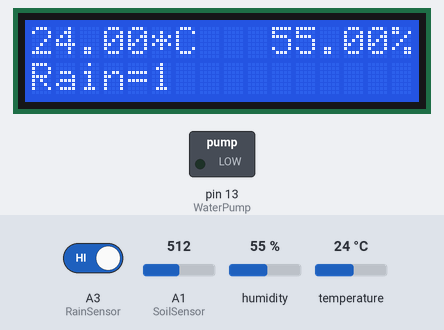
A sketch run on a simulated Arduino Nano, built with avr-gcc and run on an emulated ATmega328P. Parts: 16×2 character LCD, switched loads named in the sketch (green lamp = pin HIGH). The inputs (shaded band) are chosen by the test bench; at power-on: humidity 55 %, A3 (RainSensor) HIGH, A1 (SoilSensor) = 512, temperature 24 °C. What the sketch prints to the serial monitor is not drawn.

Above: at 8.7 s.
8.8 s: humidity set to 22 %
At 16.3 s:
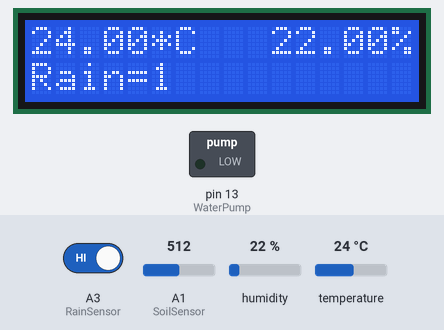
16.6 s: A3 (RainSensor) driven LOW
At 22.5 s:
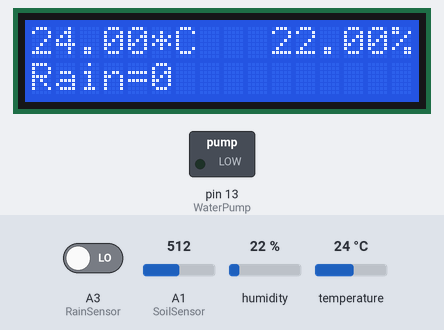
23.7 s: A1 (SoilSensor) set to 626
30.4 s: A1 (SoilSensor) set to 648
At 37.0 s:
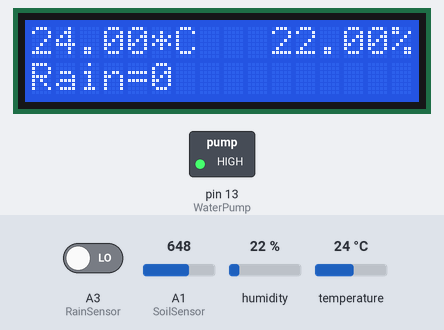
37.8 s: temperature set to 12 °C
At 44.1 s:
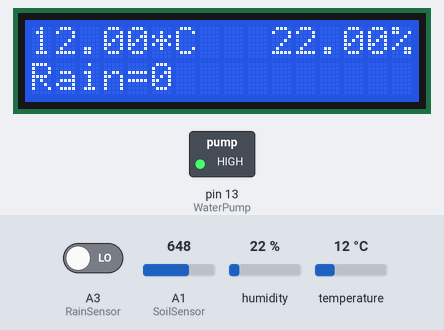
44.8 s: A3 (RainSensor) driven HIGH
At 51.3 s:
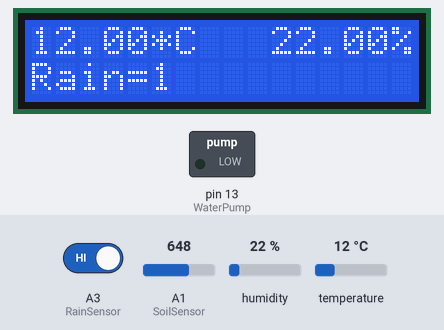
Timing chart, 0 to 52.8 s (numbered marks = the images above; inputs shaded):
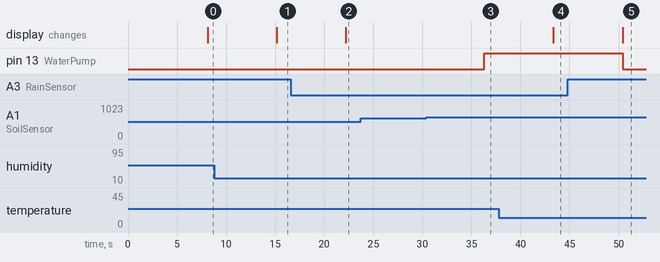

The sketch:

Smart_irrigation_system.ino
```cpp
/*
   Library inclusion
*/
#include "DHT.h"
#include <Wire.h>
//#include <LiquidCrystal_I2C.h>
#include <LiquidCrystal.h>
#include <SoftwareSerial.h>
/*
  Pin defination
  LCD SDA A4
  LCD SCL A5
**/
#define DHTPIN A0
#define SoilSensor A1
#define RainSensor A3
#define TheftSwitch A7
#define WaterPump 13
#define Buzzer 5
#define DEBUG FALSE //comment out to remove debug msgs
#define _baudrate 115200//*-- Hardware Serial
#define DHTTYPE DHT11   // DHT 11
//#define DHTTYPE DHT22   // DHT 22  (AM2302), AM2321
//#define DHTTYPE DHT21   // DHT 21 (AM2301)

//*-- Software Serial
#define _rxpin      2
#define _txpin      3
SoftwareSerial debug( _rxpin, _txpin ); // RX, TX

//*-- IoT Information
#define SSID "nandu"
#define PASS "7406050506"
#define IP "184.106.153.149" // ThingSpeak IP Address
String GET = "GET /update?key=QI44ZGS0AT02PLAU";// GET /update?key=[THINGSPEAK_KEY]&field1=[data 1]&field2=[data 2]...;

DHT dht(DHTPIN, DHTTYPE);
//LiquidCrystal_I2C lcd(0x27, 16, 2);
LiquidCrystal lcd(12, 11, 5, 4, 3, 2);
SoftwareSerial mySerial(3, 2);
// Variable Defination
int TamperState = 0;
int RainState = 0;
int Soilmoisture_value = 0;
int dry = 1020;
int Wet_comp = 263;
float h =  0;
float t =  0;
float f =  0;
float hif =  0;
float hic =  0;
int Soilsensor_value = 0;
void setup() {
  pinMode(TheftSwitch, INPUT_PULLUP);
  pinMode(WaterPump, OUTPUT);
  pinMode(Buzzer, OUTPUT);
  lcd.begin(16, 2);
//  lcd.backlight();// Turn on the blacklight and print a message.
  lcd.clear();
  lcd.setCursor(0, 0);          // set cursor to column 0, row 0
  lcd.print("IOT BASED SMART ");
  lcd.setCursor(0, 1);          // set cursor to column 0, row 1
  lcd.print("IRRIGATION SYSTM");
  Serial.begin( _baudrate );
  debug.begin( _baudrate );
  sendDebug("AT");
  delay(5000);
  if (Serial.find("OK"))
  {
    debug.println("RECEIVED: OK\nData ready to sent!");
    Serial.println("OK");
    connectWiFi();
  }
  dht.begin();

  Serial.print("System initialised");
}
void loop() {
  TamperState = digitalRead(TheftSwitch);
  RainState = digitalRead(RainSensor);
  Soilsensor_value = analogRead(SoilSensor);
  Soilmoisture_value = map(Soilsensor_value, dry, Wet_comp, 0, 100);
  h = dht.readHumidity(); // Read temperature as Celsius (the default)
  t = dht.readTemperature(); // Read temperature as Fahrenheit (isFahrenheit = true)
  f = dht.readTemperature(true); // put your main code here, to run repeatedly:
//  if (isnan(h) || isnan(t) || isnan(f)) {
//    Serial.println("Failed to read from DHT sensor!");
//    return;
//  }
  hif = dht.computeHeatIndex(f, h); // Compute heat index in Celsius (isFahreheit = false)
  hic = dht.computeHeatIndex(t, h, false);
  String HUMIDITY = String(h); // turn integer to string
  String TEMP = String(t); // turn integer to string
  String RAIN = String(RainState); // turn integer to string
  String SOIL = String(Soilmoisture_value); // turn integer to string
  String TAMPER = String(TamperState);

  //Serial.print("Soilsensor_value: "); Serial.println(Soilsensor_value);
  delay (2000);
  lcd.clear();
  lcd.setCursor(0, 0);          // Displays all current data
  lcd.print(t);
  lcd.print("*C");
  lcd.setCursor(10, 0);
  lcd.print(h);
  lcd.print("%");
  lcd.setCursor(0, 1);          // Displays all current data
  lcd.print("Rain=");
  lcd.print(RainState);
  Serial.print("Humidity: "); Serial.print(h);
  Serial.print(" %\t"); Serial.print("Temperature: ");
  Serial.print(t); Serial.print(" *C ");
  Serial.print(f); Serial.print(" *F\t");
  Serial.print("Heat index: "); Serial.print(hic);
  Serial.print(" *C "); Serial.print(hif);
  Serial.println(" *F");
  Serial.print("Soilmoisture_value: "); Serial.println(Soilmoisture_value);
  if (RainState == LOW && Soilmoisture_value <= 50 )
  {
    digitalWrite(WaterPump, HIGH);
    Serial.print("PUMP ON: ");
    Serial.print(RainState);

  }
  else
  {
    digitalWrite(WaterPump, LOW);
    Serial.print("PUMP OFF ");
    Serial.print(RainState);
  }
  updateTS(TAMPER, HUMIDITY, TEMP, RAIN, SOIL);
  Debug();
}
void updateTS( String T, String H , String C, String R, String M)
{
  // ESP8266 Client
  String cmd = "AT+CIPSTART=\"TCP\",\"";// Setup TCP connection
  cmd += IP;
  cmd += "\",80";
  sendDebug(cmd);
  delay(2000);
  if ( Serial.find( "Error" ) )
  {
    debug.print( "RECEIVED: Error\nExit1" );
    return;
  }

  cmd = GET + "&field1=" + T + "&field2=" + H + "&field3=" + C + "&field4=" + R + "&field5=" + M + "\r\n";
  Serial.print( "AT+CIPSEND=" );
  Serial.println( cmd.length() );
  if (Serial.find( ">" ) )
  {
    debug.print(">");
    debug.print(cmd);
    Serial.print(cmd);
  }
  else
  {
    sendDebug( "AT+CIPCLOSE" );//close TCP connection
  }
  if ( Serial.find("OK") )
  {
    debug.println( "RECEIVED: OK" );
  }
  else
  {
    debug.println( "RECEIVED: Error\nExit2" );
  }
}

void sendDebug(String cmd)
{
  debug.print("SEND: ");
  debug.println(cmd);
  Serial.println(cmd);
}
void Debug()
{
  debug.print("Humidity: "); Serial.print(h);
  debug.print(" %\t"); Serial.print("Temperature: ");
  debug.print(t); Serial.print(" *C ");
  debug.print(f); Serial.print(" *F\t");
  debug.print("Heat index: "); Serial.print(hic);
  debug.print(" *C "); Serial.print(hif);
  debug.println(" *F");
  debug.print("Rain_value: "); Serial.println(RainState);
  debug.print("Soilmoisture_value: "); debug.println(Soilmoisture_value);
}
boolean connectWiFi()
{
  Serial.println("AT+CWMODE=1");//WiFi STA mode - if '3' it is both client and AP
  delay(2000);
  //Connect to Router with AT+CWJAP="SSID","Password";
  // Check if connected with AT+CWJAP?
  String cmd = "AT+CWJAP=\""; // Join accespoint
  cmd += SSID;
  cmd += "\",\"";
  cmd += PASS;
  cmd += "\"";
  sendDebug(cmd);
  delay(5000);
  if (Serial.find("OK"))
  {
    debug.println("RECEIVED: OK");
    return true;
  }
  else
  {
    debug.println("RECEIVED: Error");
    return false;
  }

  cmd = "AT+CIPMUX=0";// Set Single connection
  sendDebug( cmd );
  if ( Serial.find( "Error") )
  {
    debug.print( "RECEIVED: Error" );
    return false;
  }
}
```

Measured:
- the behaviour switches between 633 and 634 on A1 (SoilSensor) (found by bisection; images 2 and 3)
- after the input at 8.8 s, the display: changes after 6.4 s (image 1)
- after the input at 16.6 s, the display: changes after 5.6 s (image 2)
- after the input at 23.7 s, every drawn part: stays the same
- after the input at 30.4 s, pin 13 (WaterPump): LOW → HIGH after 5.9 s
- after the input at 37.8 s, the display: changes after 5.6 s (image 4)
- after the input at 44.8 s, pin 13 (WaterPump): HIGH → LOW after 5.6 s; the display: changes after 5.6 s (image 5)
